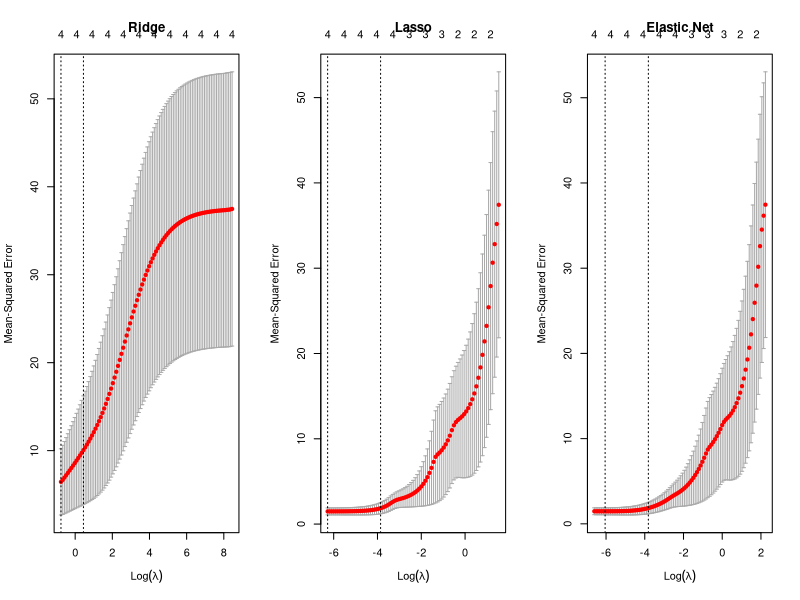
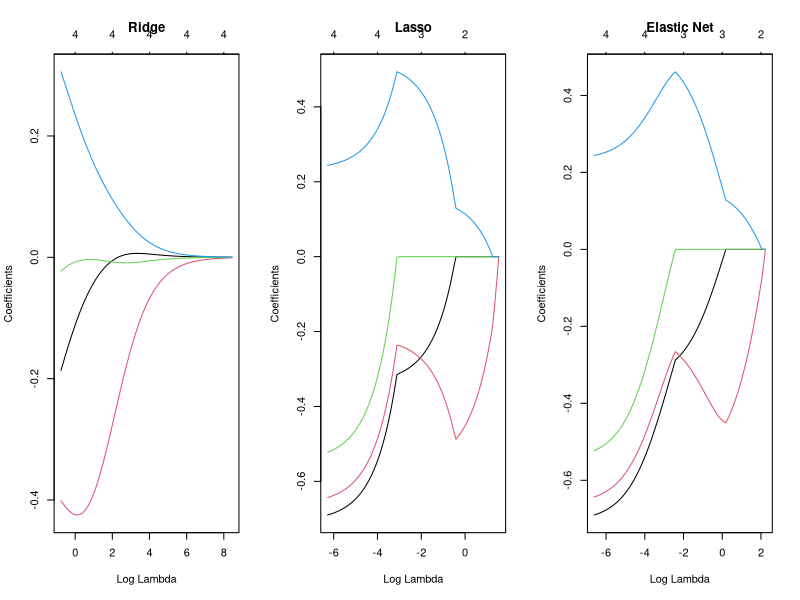
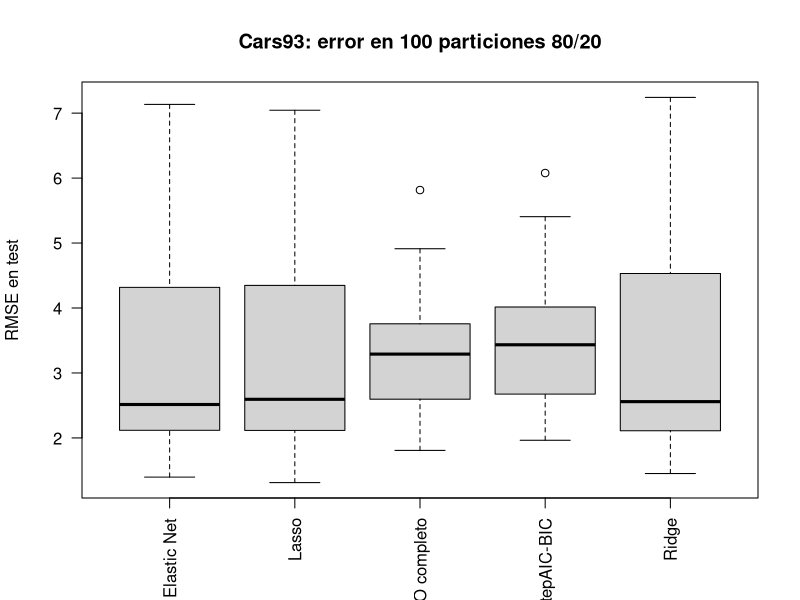
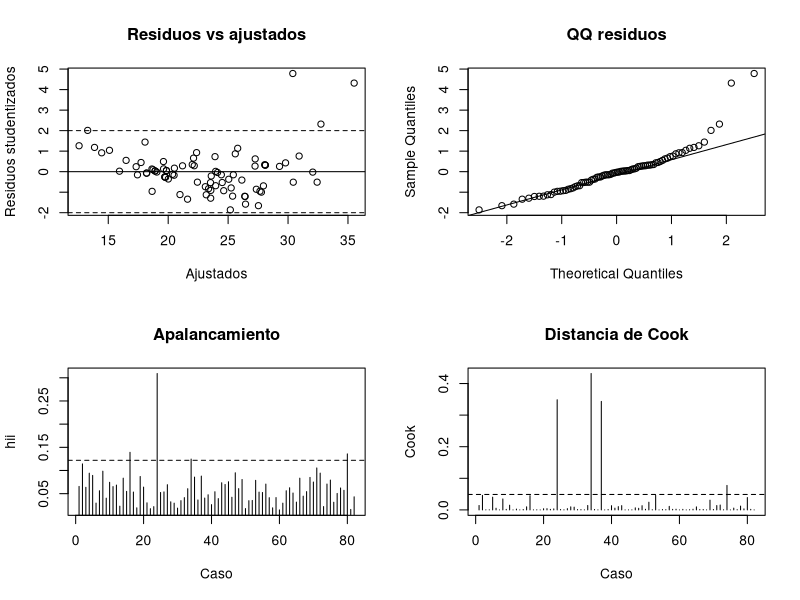

Generate these figures, in order, with R:
# =====================================================================
# LABORATORIO MEA: Colinealidad, Selección, Regularización y Validez
# Ejecutar desde una sesión limpia de R. Semilla fija: 2026.
# =====================================================================

set.seed(2026)
options(width = 100, digits = 4, scipen = 999)

# 1. CREACIÓN AUTOMÁTICA DE CARPETAS DE PROYECTO ----------------------
for (d in c("registros", "resultados", "figuras")) {
  if (!dir.exists(d)) {
    dir.create(d, recursive = TRUE)
    cat("Carpeta creada:", d, "\n")
  }
}

# 2. CARGA Y VERIFICACIÓN DE PAQUETES ----------------------------------
paquetes <- c("MASS", "car", "leaps", "glmnet", "mlbench")
faltan <- paquetes[!vapply(paquetes, requireNamespace, logical(1), quietly = TRUE)]
if (length(faltan)) stop("Instala primero: ", paste(faltan, collapse = ", "))

suppressPackageStartupMessages({
  library(MASS); library(car); library(leaps); library(glmnet); library(mlbench)
})

# Funciones auxiliares de cálculo
rmse <- function(y, pred) sqrt(mean((y - pred)^2, na.rm = TRUE))

condicion <- function(X) {
  ev <- eigen(cor(as.matrix(X)), symmetric = TRUE, only.values = TRUE)$values
  ev <- pmax(ev, .Machine$double.eps)
  list(valores_propios = ev, indices = sqrt(max(ev) / ev),
       numero_condicion = sqrt(max(ev) / min(ev)))
}

bkw <- function(X, centrar = TRUE, constante = FALSE) {
  Z <- as.matrix(X)
  if (centrar) Z <- scale(Z, center = TRUE, scale = FALSE)
  if (constante) Z <- cbind(Intercepto = 1, Z)
  normas <- sqrt(colSums(Z^2))
  if (any(normas == 0)) stop("BKW: columna de norma cero")
  Z <- sweep(Z, 2, normas, "/")
  s <- svd(Z)
  indices <- max(s$d) / pmax(s$d, .Machine$double.eps)
  phi <- sweep(s$v^2, 2, pmax(s$d^2, .Machine$double.eps), "/")
  prop <- phi / rowSums(phi)
  rownames(prop) <- colnames(Z)
  colnames(prop) <- paste0("Dim", seq_len(ncol(prop)))
  list(indices = indices, proporciones = prop)
}

vif_seguro <- function(modelo) {
  if (length(attr(terms(modelo), "term.labels")) < 2)
    return(data.frame(variable = character(), VIF = numeric()))
  z <- car::vif(modelo)
  if (is.matrix(z)) z <- z[, "GVIF"]^(1 / (2 * z[, "Df"]))
  data.frame(variable = names(z), VIF = as.numeric(z), row.names = NULL)
}

subconjuntos <- function(datos, respuesta, predictores) {
  f <- reformulate(predictores, response = respuesta)
  rs <- regsubsets(f, data = datos, nvmax = length(predictores),
                   method = "exhaustive", really.big = TRUE)
  s <- summary(rs)
  n <- nrow(datos); sse <- s$rss
  p <- rowSums(s$which)  # Número de parámetros por modelo (incluye intercepto)
  full <- lm(f, data = datos)
  sigma2 <- sum(resid(full)^2) / df.residual(full)
  tab <- data.frame(
    numero_predictores = seq_along(sse), SSE = sse,
    R2_ajustado = s$adjr2,
    Cp = sse / sigma2 - n + 2 * p,
    AIC = n * log(sse / n) + 2 * p,
    BIC = n * log(sse / n) + log(n) * p
  )
  list(ajuste = rs, resumen = s, tabla = tab)
}


# 3. DATOS Y COMPROBACIONES --------------------------------------------
H <- MASS::cement
names(H) <- c("Y", "X1", "X2", "X3", "X4")

vars_cars <- c("MPG.city", "Min.Price", "Price", "Max.Price", "EngineSize",
               "Horsepower", "RPM", "Rev.per.mile", "Fuel.tank.capacity", "Passengers",
               "Length", "Wheelbase", "Width", "Turn.circle", "Rear.seat.room",
               "Luggage.room", "Weight")
C0 <- MASS::Cars93[, vars_cars]
cat("Hald:", dim(H), "\n")
cat("Cars93 original:", dim(MASS::Cars93), "\n")
cat("Filas Cars93 con NA en variables seleccionadas:",
    sum(!complete.cases(C0)), "de", nrow(C0), "\n")
C <- C0[complete.cases(C0), , drop = FALSE]

data("BostonHousing", package = "mlbench")
B <- BostonHousing[, c("medv", "indus", "rm", "ptratio", "lstat")]
B <- B[complete.cases(B), , drop = FALSE]
names(B) <- c("Y", "indus", "rm", "ptratio", "lstat")
stopifnot(nrow(H) == 13, ncol(H) == 5, all(vapply(C, is.numeric, logical(1))))


# 4. F2: DIAGNÓSTICO DE COLINEALIDAD ------------------------------------
cat("\n================ F2: COLINEALIDAD ================\n")
XH <- H[, -1, drop = FALSE]
XC <- C[, setdiff(names(C), "MPG.city"), drop = FALSE]
cat("\nCorrelaciones Hald:\n"); print(round(cor(XH), 3))
corC <- cor(XC)
cat("\nCorrelaciones Cars93:\n"); print(round(corC, 3))

idx <- which(abs(corC) >= .80 & upper.tri(corC), arr.ind = TRUE)
if (nrow(idx)) {
  pares <- data.frame(variable_1 = rownames(corC)[idx[, 1]],
                      variable_2 = colnames(corC)[idx[, 2]], correlacion = corC[idx])
  print(pares[order(-abs(pares$correlacion)), ], row.names = FALSE)
}

mH <- lm(Y ~ ., data = H)
mC <- lm(MPG.city ~ ., data = C)
cat("\nVIF Hald:\n"); print(vif_seguro(mH))
cat("\nVIF Cars93:\n"); print(sort(car::vif(mC), decreasing = TRUE))
cat("\nCondición Hald:\n"); print(condicion(XH))
cat("\nCondición Cars93:\n"); print(condicion(XC))

correr_bkw <- function(X, nombre) {
  configs <- list(centrado_sin_constante = c(TRUE, FALSE),
                  sin_centrar_sin_constante = c(FALSE, FALSE),
                  centrado_con_constante = c(TRUE, TRUE),
                  sin_centrar_con_constante = c(FALSE, TRUE))
  out <- list()
  for (nm in names(configs)) {
    z <- bkw(X, centrar = configs[[nm]][1], constante = configs[[nm]][2])
    out[[nm]] <- z
    cat("\nBKW", nombre, "-", nm, "\n")
    print(data.frame(dimension = seq_along(z$indices),
                     indice_condicion = round(z$indices, 3)))
  }
  invisible(out)
}
bkw_H <- correr_bkw(XH, "Hald")
bkw_C <- correr_bkw(XC, "Cars93")


# 5. F3: SELECCIÓN DE VARIABLES ----------------------------------------
cat("\n================ F3: SELECCIÓN ================\n")
sel_H <- subconjuntos(H, "Y", names(XH))
cat("\nHald, mejor subconjunto por tamaño:\n"); print(sel_H$tabla, row.names = FALSE)

null_H <- lm(Y ~ 1, data = H); full_H <- lm(Y ~ ., data = H)
fwd_H <- stepAIC(null_H, scope = list(lower = null_H, upper = full_H), direction = "forward", trace = FALSE)
bwd_H <- stepAIC(full_H, direction = "backward", trace = FALSE)
both_H <- stepAIC(null_H, scope = list(lower = null_H, upper = full_H), direction = "both", trace = FALSE)
vars_exh_H <- names(coef(sel_H$ajuste, id = which.min(sel_H$tabla$BIC)))[-1]
modelos_H <- list(exhaustivo_BIC = lm(reformulate(vars_exh_H, "Y"), data = H),
                  forward = fwd_H, backward = bwd_H, stepwise = both_H)

sel_B <- subconjuntos(B, "Y", names(B)[-1])
cat("\nBostonHousing, mejor subconjunto por tamaño:\n")
print(sel_B$tabla, row.names = FALSE)
vars_B <- names(coef(sel_B$ajuste, id = which.min(sel_B$tabla$BIC)))[-1]
modelo_B_BIC <- lm(reformulate(vars_B, "Y"), data = B)

pred_C <- setdiff(names(C), "MPG.city")
sel_C <- subconjuntos(C, "MPG.city", pred_C)
cat("\nCars93, mejor subconjunto por tamaño:\n"); print(sel_C$tabla, row.names = FALSE)
vars_BIC_C <- names(coef(sel_C$ajuste, id = which.min(sel_C$tabla$BIC)))[-1]
mC_BIC_exh <- lm(reformulate(vars_BIC_C, "MPG.city"), data = C)
mC_full <- lm(MPG.city ~ ., data = C)
mC_AIC <- stepAIC(mC_full, direction = "both", k = 2, trace = FALSE)
mC_BIC <- stepAIC(mC_full, direction = "both", k = log(nrow(C)), trace = FALSE)

# --- F3 (Continuación): VIF, n efectivo y evaluaciones ----------------

# 1. Declarar n efectivo en Cars93 tras eliminar NAs
cat("\nTamaño muestral efectivo (Cars93, sin NAs): n =", nrow(C), "\n")

# 2. VIF de los modelos elegidos en Hald (Ej. 8b)
cat("\n--- VIFs Modelos Seleccionados (Hald) ---\n")
cat("\n[Hald - BIC Exhaustivo]:\n")
print(car::vif(modelos_H$exhaustivo_BIC))

cat("\n[Hald - Stepwise/AIC]:\n")
print(car::vif(modelos_H$stepwise))

# 3. VIF del modelo elegido en BostonHousing
cat("\n--- VIF Modelo Seleccionado (BostonHousing) ---\n")
print(car::vif(modelo_B_BIC))

# 4. VIF de los modelos elegidos en Cars93
cat("\n--- VIFs Modelos Seleccionados (Cars93) ---\n")
cat("\n[Cars93 - BIC Exhaustivo]:\n")
print(car::vif(mC_BIC_exh))

cat("\n[Cars93 - stepAIC (k = 2)]:\n")
print(car::vif(mC_AIC))

cat("\n[Cars93 - stepBIC (k = log(n))]:\n")
print(car::vif(mC_BIC))

# 5. Comparación de espacio de búsqueda: 2^p vs Paso a Paso
p_Hald <- ncol(XH)
p_Cars <- length(pred_C)

cat("\n--- Espacio de Búsqueda Evaluado ---\n")
cat("Hald (p =", p_Hald, "): Búsqueda exhaustiva evalúa 2^p =", 2^p_Hald, "modelos.\n")
cat("Cars93 (p =", p_Cars, "): Búsqueda exhaustiva evaluaría 2^p =", 2^p_Cars, "modelos.\n")

# 6. F4: RIDGE, LASSO Y ELASTIC NET EN HALD ---------------------------
cat("\n================ F4: REGULARIZACIÓN ================\n")
yH <- H$Y; nH <- length(yH); folds_H <- seq_len(nH) 

ajustar_cv <- function(X, y, alpha, foldid) {
  cv.glmnet(as.matrix(X), as.numeric(y), alpha = alpha, foldid = foldid,
            nfolds = length(unique(foldid)), standardize = TRUE,
            type.measure = "mse", grouped = FALSE)
}
cv_r <- ajustar_cv(XH, yH, 0, folds_H)
cv_l <- ajustar_cv(XH, yH, 1, folds_H)
cv_e <- ajustar_cv(XH, yH, .5, folds_H)

res_cv <- function(cv, metodo) data.frame(metodo = metodo,
                                          lambda_min = cv$lambda.min, lambda_1se = cv$lambda.1se,
                                          error_CV_min = min(cv$cvm))
tabla_cv_H <- rbind(res_cv(cv_r, "Ridge"), res_cv(cv_l, "Lasso"),
                    res_cv(cv_e, "Elastic Net alpha=0.5"))
print(tabla_cv_H, row.names = FALSE)

# Guardar Gráficos de Validación Cruzada en 'figuras/'
png("figuras/hald_cv.png", width = 1500, height = 500, res = 140)
par(mfrow = c(1, 3)); plot(cv_r, main = "Ridge"); plot(cv_l, main = "Lasso"); plot(cv_e, main = "Elastic Net")
dev.off()

fit_r <- glmnet(XH, yH, alpha = 0, standardize = TRUE)
fit_l <- glmnet(XH, yH, alpha = 1, standardize = TRUE)
fit_e <- glmnet(XH, yH, alpha = .5, standardize = TRUE)

# Guardar Gráficos de Trayectorias en 'figuras/'
png("figuras/hald_trayectorias.png", width = 1500, height = 500, res = 140)
par(mfrow = c(1, 3))
plot(fit_r, xvar = "lambda", main = "Ridge")
plot(fit_l, xvar = "lambda", main = "Lasso")
plot(fit_e, xvar = "lambda", main = "Elastic Net")
dev.off()

coef_tabla <- function(cv, metodo) {
  a <- as.matrix(coef(cv, s = "lambda.min"))
  b <- as.matrix(coef(cv, s = "lambda.1se"))
  data.frame(variable = rownames(a), metodo = metodo,
             lambda_min = a[, 1], lambda_1se = b[, 1], row.names = NULL)
}
tabla_coef_H <- rbind(coef_tabla(cv_r, "Ridge"), coef_tabla(cv_l, "Lasso"),
                      coef_tabla(cv_e, "Elastic Net"))

# Estabilidad por 100 submuestras
set.seed(2026)
B_est <- 100
freq <- matrix(0, ncol(XH), 2, dimnames = list(colnames(XH), c("Lasso", "ElasticNet")))

for (b in seq_len(B_est)) {
  ids <- sample(seq_len(nH), 10)
  fold_b <- sample(rep(1:5, length.out = length(ids)))
  try({
    l <- cv.glmnet(XH[ids, , drop = FALSE], yH[ids], alpha = 1, foldid = fold_b, nfolds = 5, standardize = TRUE, grouped = FALSE)
    e <- cv.glmnet(XH[ids, , drop = FALSE], yH[ids], alpha = .5, foldid = fold_b, nfolds = 5, standardize = TRUE, grouped = FALSE)
    co_l <- coef(l, s = "lambda.1se")
    co_e <- coef(e, s = "lambda.1se")
    if (!is.null(co_l)) freq[, 1] <- freq[, 1] + (as.matrix(co_l)[-1, 1] != 0)
    if (!is.null(co_e)) freq[, 2] <- freq[, 2] + (as.matrix(co_e)[-1, 1] != 0)
  }, silent = TRUE)
}
freq <- data.frame(variable = rownames(freq), freq / B_est, row.names = NULL)
df_H <- rbind(data.frame(metodo = "Ridge", lambda = fit_r$lambda, df = fit_r$df),
              data.frame(metodo = "Lasso", lambda = fit_l$lambda, df = fit_l$df),
              data.frame(metodo = "Elastic Net", lambda = fit_e$lambda, df = fit_e$df))


# 7. VALIDACIÓN PREDICTIVA CARS93 (100 PARTICIONES 80/20) ------------
cat("\nValidación predictiva Cars93: 100 particiones 80/20\n")
set.seed(2026); B_split <- 100
salidas <- vector("list", B_split)

for (b in seq_len(B_split)) {
  ids <- sample(seq_len(nrow(C)), floor(.8 * nrow(C)))
  train <- C[ids, , drop = FALSE]; test <- C[-ids, , drop = FALSE]
  ols <- lm(MPG.city ~ ., data = train)
  bic <- tryCatch(stepAIC(ols, direction = "both", k = log(nrow(train)), trace = FALSE),
                  error = function(e) ols)
  xt <- as.matrix(train[, pred_C, drop = FALSE])
  xv <- as.matrix(test[, pred_C, drop = FALSE]); yt <- train$MPG.city
  folds <- min(5, length(yt)); foldid <- sample(rep(seq_len(folds), length.out = length(yt)))
  
  r <- cv.glmnet(xt, yt, alpha = 0, foldid = foldid, nfolds = folds, standardize = TRUE, grouped = FALSE)
  l <- cv.glmnet(xt, yt, alpha = 1, foldid = foldid, nfolds = folds, standardize = TRUE, grouped = FALSE)
  e <- cv.glmnet(xt, yt, alpha = .5, foldid = foldid, nfolds = folds, standardize = TRUE, grouped = FALSE)
  
  pred <- c(rmse(test$MPG.city, predict(ols, newdata = test)),
            rmse(test$MPG.city, predict(bic, newdata = test)),
            rmse(test$MPG.city, predict(r, newx = xv, s = "lambda.1se")),
            rmse(test$MPG.city, predict(l, newx = xv, s = "lambda.1se")),
            rmse(test$MPG.city, predict(e, newx = xv, s = "lambda.1se")))
  
  salidas[[b]] <- data.frame(particion = b,
                             metodo = c("MCO completo", "MCO stepAIC-BIC", "Ridge", "Lasso", "Elastic Net"),
                             RMSE = as.numeric(pred))
}

salidas <- do.call(rbind, salidas)
resumen_rmse <- do.call(rbind, lapply(split(salidas$RMSE, salidas$metodo), function(z)
  c(media = mean(z), sd = sd(z))))
resumen_rmse <- data.frame(metodo = rownames(resumen_rmse),
                           RMSE_media = resumen_rmse[, "media"], RMSE_sd = resumen_rmse[, "sd"], row.names = NULL)
resumen_rmse <- resumen_rmse[order(resumen_rmse$RMSE_media), ]

# Guardar Gráfico de RMSE en 'figuras/'
png("figuras/cars93_rmse.png", width = 1100, height = 700, res = 130)
boxplot(RMSE ~ metodo, data = salidas, las = 2, ylab = "RMSE en test",
        main = "Cars93: error en 100 particiones 80/20", xlab = "")
dev.off()


# 8. F5: RESIDUOS E INFLUENCIA -----------------------------------------
cat("\n================ F5: VALIDEZ ================\n")
m_diag <- mC_BIC_exh
n <- nobs(m_diag); p <- length(coef(m_diag))
rs <- rstudent(m_diag); hii <- hatvalues(m_diag); cook <- cooks.distance(m_diag)
dff <- dffits(m_diag); dfb <- dfbetas(m_diag)

casos_cook <- which(cook > 4/n)

# Guardar Gráfico de Diagnósticos en 'figuras/'
png("figuras/cars93_diagnosticos.png", width = 1400, height = 900, res = 130)
par(mfrow = c(2, 2))
plot(fitted(m_diag), rs, xlab = "Ajustados", ylab = "Residuos studentizados", main = "Residuos vs ajustados")
abline(h = c(-2, 0, 2), lty = c(2, 1, 2))
qqnorm(rs, main = "QQ residuos"); qqline(rs)
plot(hii, type = "h", main = "Apalancamiento", ylab = "hii", xlab = "Caso")
abline(h = 2*p/n, lty = 2)
plot(cook, type = "h", main = "Distancia de Cook", ylab = "Cook", xlab = "Caso")
abline(h = 4/n, lty = 2)
dev.off()


# 9. CONSOLIDACIÓN Y EXPORTACIÓN FINAL A CSV Y REGISTROS ---------------
write.csv(salidas, "resultados/cars93_rmse_100_particiones.csv", row.names = FALSE)
write.csv(resumen_rmse, "resultados/cars93_resumen_rmse.csv", row.names = FALSE)
write.csv(sel_H$tabla, "resultados/hald_seleccion.csv", row.names = FALSE)
write.csv(sel_B$tabla, "resultados/boston_seleccion.csv", row.names = FALSE)
write.csv(sel_C$tabla, "resultados/cars93_seleccion.csv", row.names = FALSE)
write.csv(tabla_cv_H, "resultados/hald_cv.csv", row.names = FALSE)
write.csv(tabla_coef_H, "resultados/hald_coeficientes.csv", row.names = FALSE)
write.csv(df_H, "resultados/hald_grados_libertad.csv", row.names = FALSE)
write.csv(freq, "resultados/hald_estabilidad.csv", row.names = FALSE)

writeLines(capture.output(sessionInfo()), "registros/session_info.txt")

cat("\n================ RESUMEN COMPARATIVO FINAL ===============-\n")
if (exists("tabla_coef_H")) {
  cat("\n1. Comparativa de Coeficientes (Hald):\n")
  print(tabla_coef_H, row.names = FALSE)
}

if (exists("resumen_rmse")) {
  cat("\n2. Resumen del Error Predictivo (RMSE en Cars93 - 100 particiones):\n")
  print(resumen_rmse, row.names = FALSE)
}

cat("\n¡PROCESO COMPLETADO EXITOSAMENTE!\n")
cat("- Carpetas automáticas verificadas: 'registros/', 'resultados/', 'figuras/'\n")
cat("- Tablas exportadas en: 'resultados/'\n")
cat("- Gráficos exportados en: 'figuras/'\n")
cat("- Entorno registrado en: 'registros/session_info.txt'\n")
